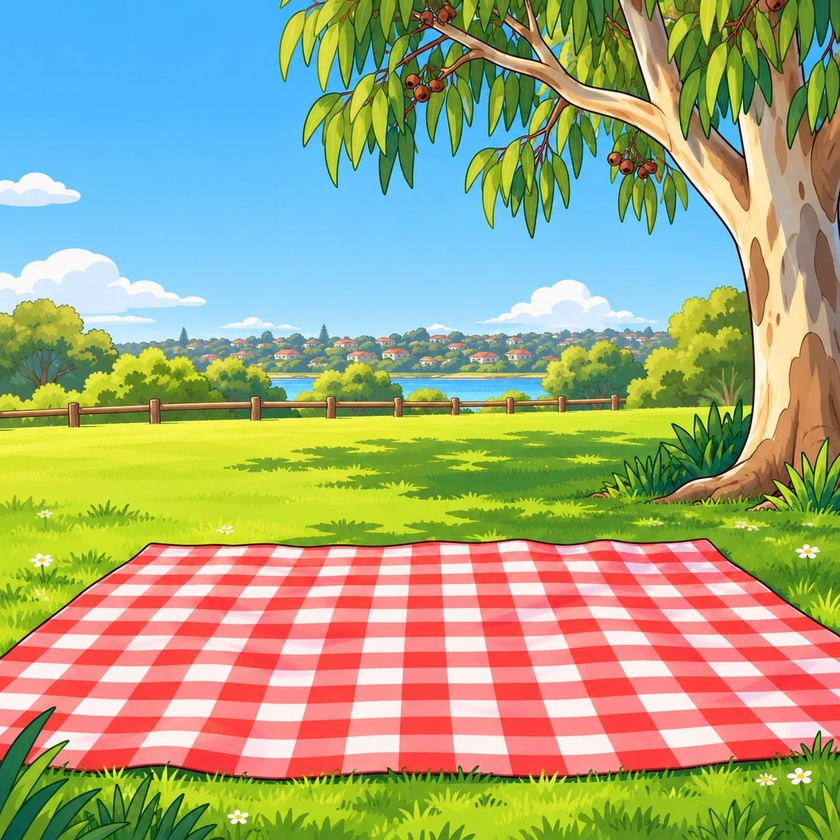
#> input picture assets/bg/bluey_picnic.jpg, 840 x 840 px, shrunk from 1280 x 1280 before the run
$ python bgfill.py ../assets/bg/bluey_picnic.jpg
#> lines starting #> are read from the running program, lines starting #| are printed output that depends on the picture
# -*- coding: utf-8 -*-
"""Scenes that came back from the generator with transparent edges (it cut them out like a sticker; the paint under the
transparent pixels is junk): the junk is replaced by the surrounding paint (normalised convolution, coarse to fine).
usage: python tools/bgfill.py raw/bg/bg_x.png [...]   -> raw/bg/bg_x_v2.png (optimize / w2fresh_process prefer _v2)"""
import sys
import numpy as np
from PIL import Image
from scipy import ndimage


def blur(x, r):
    if x.ndim == 3:
        return np.dstack([blur(x[..., i], r) for i in range(x.shape[-1])])
    return ndimage.gaussian_filter(x, r / 2.0, mode='nearest')


def fill(path):
#> called with path = '../assets/bg/bluey_picnic.jpg'
    im = Image.open(path).convert('RGBA')
    a = np.asarray(im).astype(np.float32) / 255
    rgb, al = a[..., :3], a[..., 3]
#> al: shape (840, 840) float32; every value is 1
    good = (al > 0.85).astype(np.float32)
    out = rgb.copy()
    for r in (4, 10, 24, 60, 140):
        num = blur(rgb * good[..., None], r); den = blur(good, r)[..., None]
        est = num / np.maximum(den, 1e-4)
        miss = (good < 0.5) & (den[..., 0] > 0.02)
        out[miss] = est[miss]
        good = np.maximum(good, miss.astype(np.float32))
        rgb = out
#> this loop made 5 passes
#> pass 1, in fill, `num = blur(rgb * good[..., None], r)`:
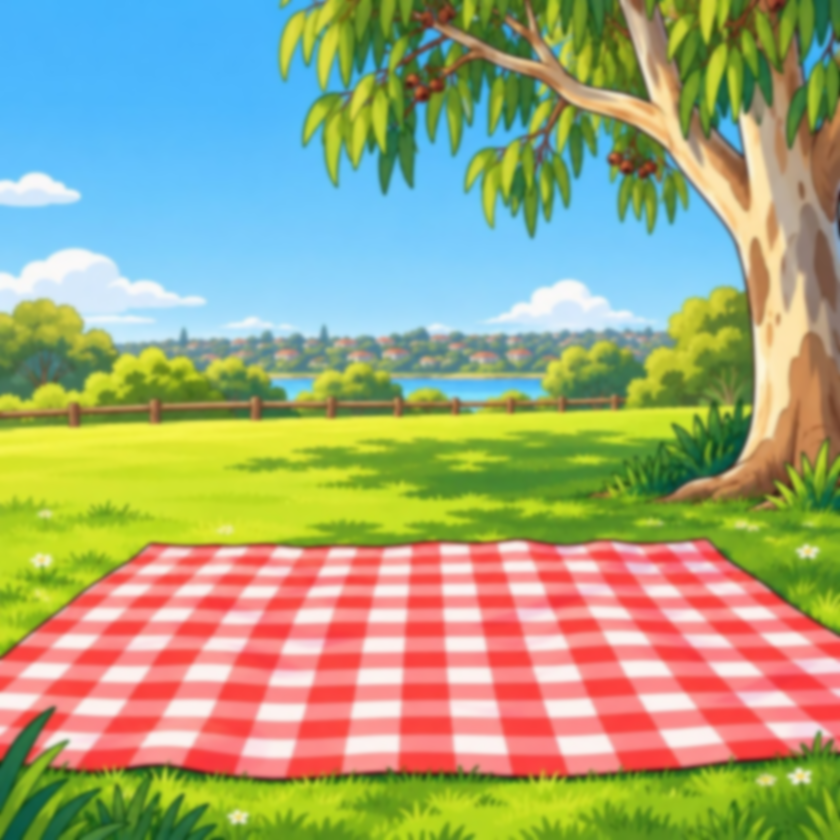
#> num: shape (840, 840, 3) float32; mean R, G, B 0.635, 0.655, 0.495
#> pass 2, in fill, `num = blur(rgb * good[..., None], r)`:
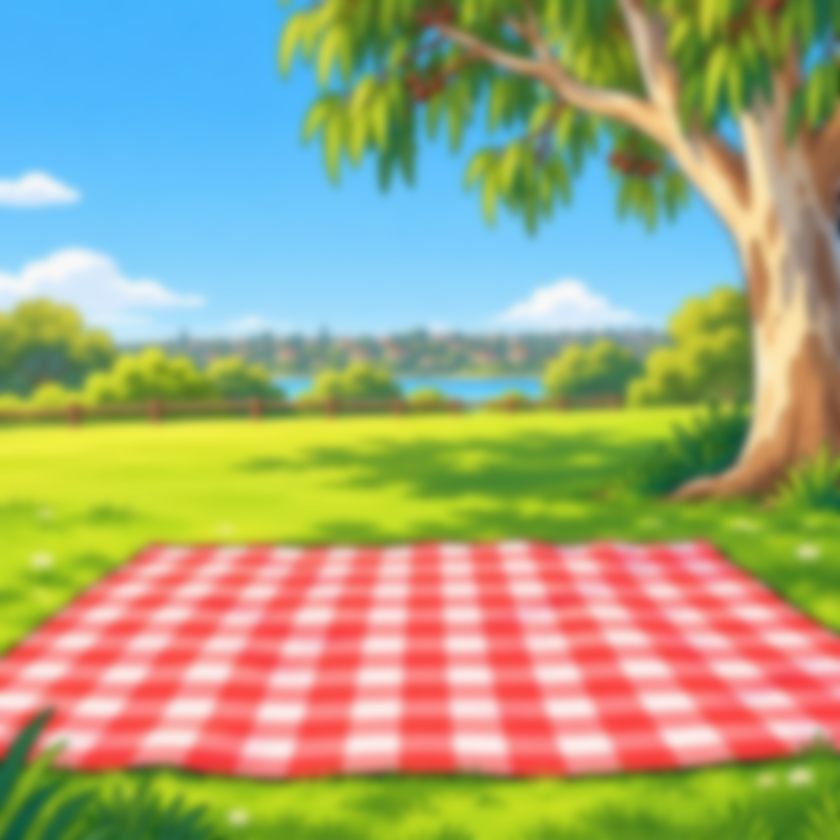
#> num: shape (840, 840, 3) float32; mean R, G, B 0.634, 0.655, 0.495
#> pass 3, in fill, `num = blur(rgb * good[..., None], r)`:
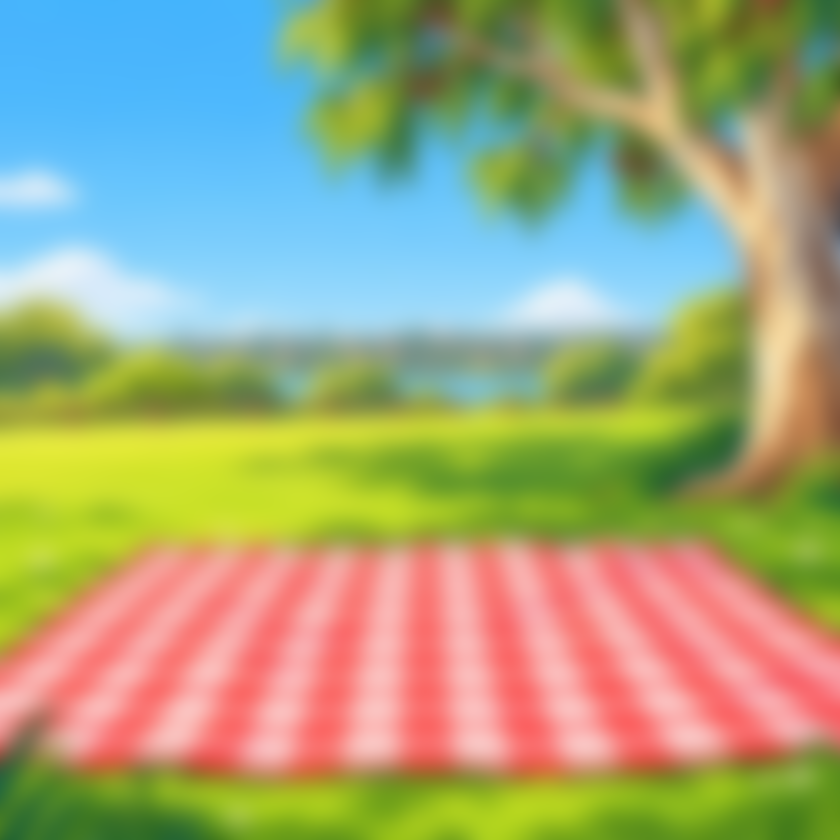
#> num: shape (840, 840, 3) float32; mean R, G, B 0.633, 0.655, 0.495
    w = np.clip((al - 0.6) / 0.35, 0, 1)[..., None]      # half-transparent junk is junk too
    res = a[..., :3] * w + out * (1 - w)
    dst = path[:-4] + '_v2.png'
    Image.fromarray((np.clip(res, 0, 1) * 255).astype(np.uint8), 'RGB').save(dst)
    return dst


if __name__ == '__main__':
    for p in sys.argv[1:]:
        print(fill(p))

$ run again, on assets/bg/avengers_lab.jpg
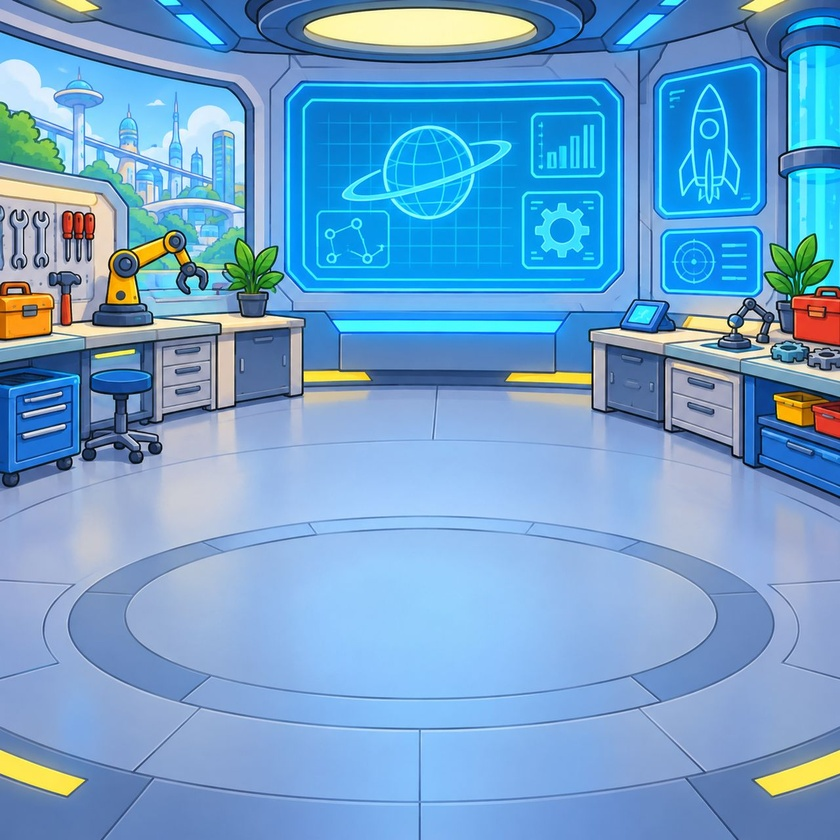
#> input picture assets/bg/avengers_lab.jpg, 840 x 840 px, shrunk from 1280 x 1280 before the run
#> al: shape (840, 840) float32; every value is 1
#> the loop in fill, `for r in (4, 10, 24, 60, 140):` made 5 passes
#> pass 1, in fill, `num = blur(rgb * good[..., None], r)`:
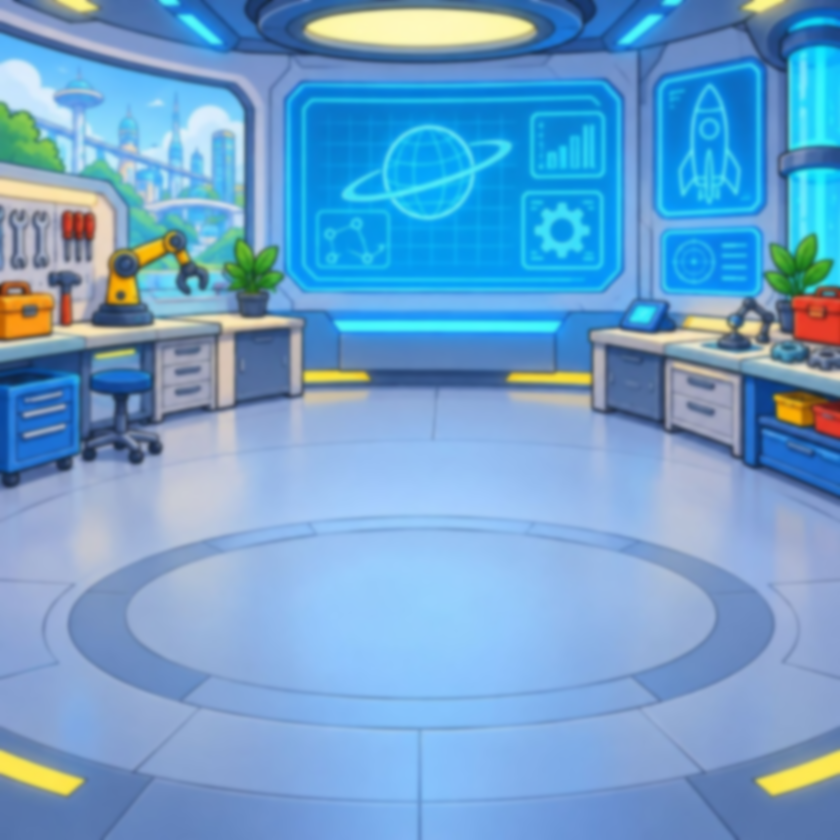
#> num: shape (840, 840, 3) float32; mean R, G, B 0.438, 0.636, 0.804
#> pass 3, in fill, `num = blur(rgb * good[..., None], r)`:
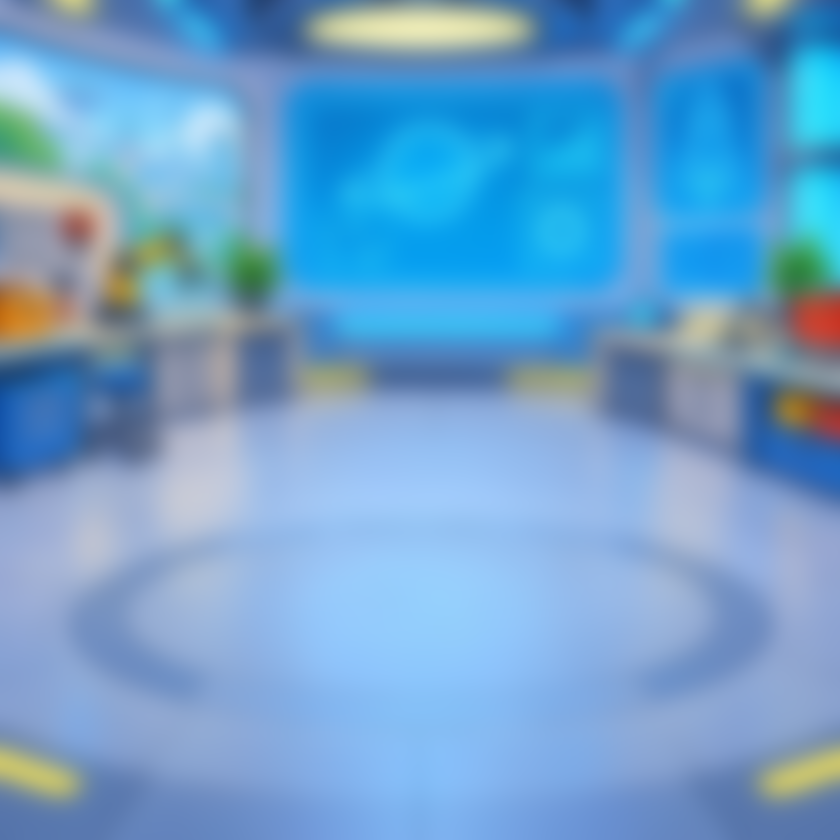
#> num: shape (840, 840, 3) float32; mean R, G, B 0.438, 0.635, 0.804
